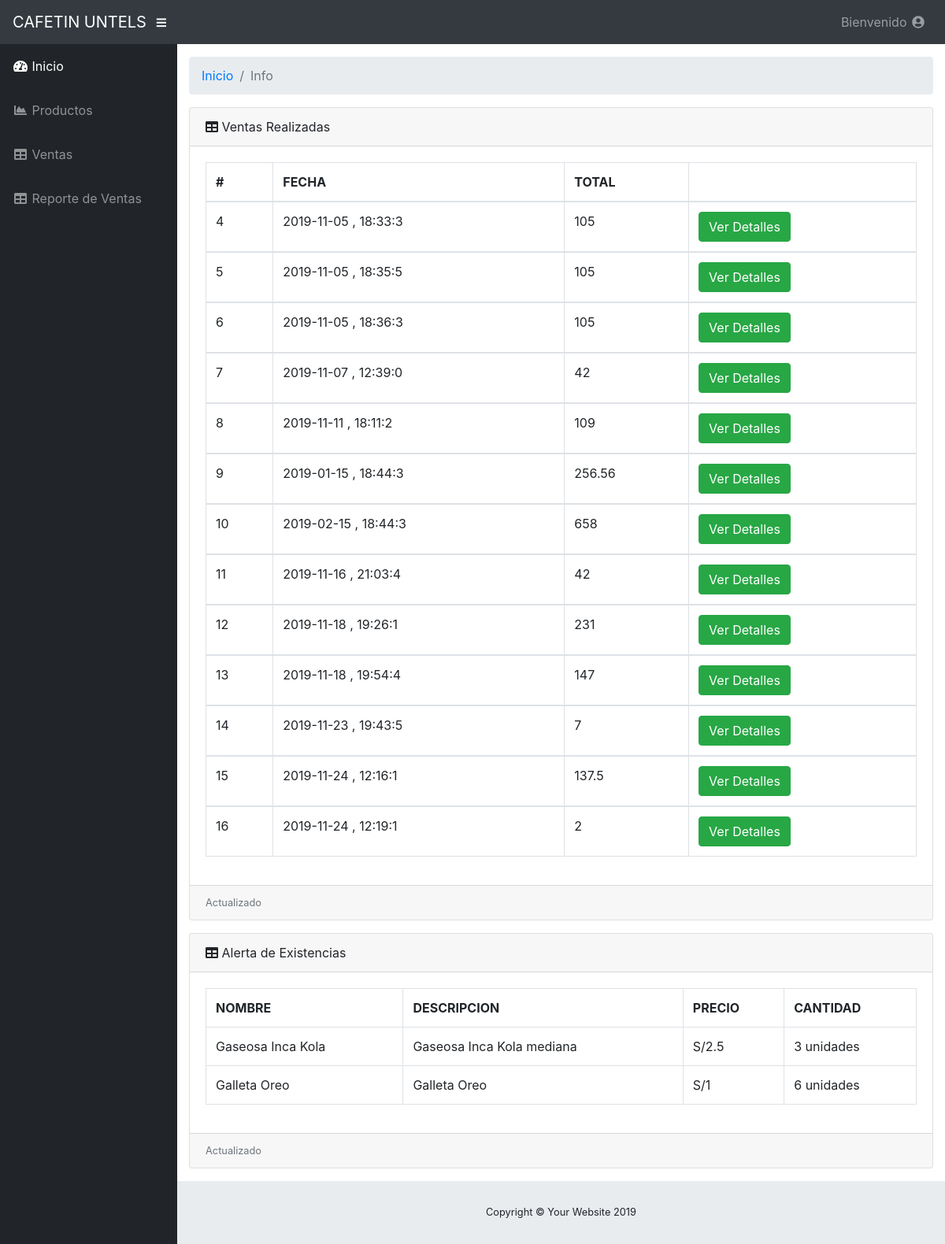
The app's page /cafetin/vistas/index.php with its own data.
### tables this page shows
CREATE TABLE `venta` (
  `idventa` int(11) NOT NULL,
  `fecha` varchar(20) NOT NULL,
  `total` double NOT NULL
);

CREATE TABLE `productos` (
  `idproducto` int(11) NOT NULL,
  `nombre_producto` varchar(50) NOT NULL,
  `descripcion` varchar(100) NOT NULL,
  `precio` double NOT NULL,
  `cantidad` int(11) NOT NULL,
  `estado` varchar(20) NOT NULL
);

### cafetin/modelo/conexion.php (called while the page is built, shortened)
<?php
class Conexion{
		private $conexion;
		function __construct(){
			$this->conexion = mysqli_connect("localhost","root","12345678","cafeteria");
		}
		public function getConexion(){
			return $this->conexion;
		}
}
?>

### cafetin/modelo/clventas.php (the view, shortened to what this page needs)
<?php
require_once "conexion.php";
class Venta{
	public function listarVentas(){
		$conexion = new Conexion();
		$sql = "select * from venta" ;
		$resultado = mysqli_query($conexion->getConexion(), $sql);
		echo "<table class='table table-bordered' width='100%' cellspacing='0' >
				<thead>
			  		<tr>
			  			<th>#</th>
			  			<th>FECHA</th>
			  			<th>TOTAL</th>
			  			<th></th>
			  		</tr>	";
		while ( $columna = mysqli_fetch_array($resultado)){
			echo   "<tbody>
						<tr>
							<td>".$columna[0]."</td>
							<td>".$columna[1]."</td>
							<td>".$columna[2]."</td>
							<td>
								<a href='detalles.php?id=".$columna[0]."' class='btn btn-success'>Ver Detalles</a>
							</td>
				    	</tr>
				    <tbody>";
		}
		echo "</table>";
	}
}
?>

### cafetin/vistas/index.php (shortened to what this page needs)
<?php
include "../modelo/clventas.php";
include "../modelo/clproductos.php";
$v = new Venta();
$p = new Producto();
?>
<!DOCTYPE html>
<html lang="en">
<head>
  <link href="../vendor/fontawesome-free/css/all.min.css" rel="stylesheet" type="text/css">
  <link href="../vendor/datatables/dataTables.bootstrap4.css" rel="stylesheet">
  <link href="../css/sb-admin.css" rel="stylesheet">
</head>
<body id="page-top">
  <nav class="navbar navbar-expand navbar-dark bg-dark static-top">
    <a class="navbar-brand mr-1" href="index.php">CAFETIN UNTELS</a>
    <button class="btn btn-link btn-sm text-white order-1 order-sm-0" id="sidebarToggle" href="#">
      <i class="fas fa-bars"></i>
    </button>
    <ul class="navbar-nav ml-auto ml-md-0">
      <li class="nav-item dropdown no-arrow mx-1">
        <a class="nav-link dropdown-toggle" href="#" id="messagesDropdown" role="button" data-toggle="dropdown" aria-haspopup="true" aria-expanded="false">
        </a>
      </li>
      <li class="nav-item dropdown no-arrow">
        <a class="nav-link dropdown-toggle" href="#" id="userDropdown" role="button" data-toggle="dropdown" aria-haspopup="true" aria-expanded="false">
          <?php echo "Bienvenido ". $_SESSION['nombre'] ?>
          <i class="fas fa-user-circle fa-fw"></i>
        </a>
      </li>
    </ul>
  </nav>
  <div id="wrapper">
    <ul class="sidebar navbar-nav">
      <li class="nav-item active">
        <a class="nav-link" href="index.php">
          <i class="fas fa-fw fa-tachometer-alt"></i>
          <span>Inicio</span>
        </a>
      </li>
      <li class="nav-item">
        <a class="nav-link" href="producto.php">
          <i class="fas fa-fw fa-chart-area"></i>
          <span>Productos</span></a>
      </li>
      <li class="nav-item">
        <a class="nav-link" href="venta.php">
          <i class="fas fa-fw fa-table"></i>
          <span>Ventas</span></a>
      </li>
      <li class="nav-item">
        <a class="nav-link" href="reporte.php">
          <i class="fas fa-fw fa-table"></i>
          <span>Reporte de Ventas</span></a>
      </li>
    </ul>
    <div id="content-wrapper">
      <div class="container-fluid">
        <ol class="breadcrumb">
          <li class="breadcrumb-item">
            <a href="#">Inicio</a>
          </li>
          <li class="breadcrumb-item active">Info</li>
        </ol>
        <div class="card mb-3">
          <div class="card-header">
            <i class="fas fa-table"></i>
            Ventas Realizadas</div>
          <div class="card-body">
            <div class="table-responsive">
              <?php
               $v->listarVentas();
              ?>
            </div>
          </div>
          <div class="card-footer small text-muted">Actualizado</div>
        </div>
        <div class="card mb-3">
          <div class="card-header">
            <i class="fas fa-table"></i>
            Alerta de Existencias</div>
          <div class="card-body">
            <div class="table-responsive">
              <?php
                $p->existenciaProducto();
              ?>
            </div>
          </div>
          <div class="card-footer small text-muted">Actualizado</div>
        </div>
      </div>
      <footer class="sticky-footer">
        <div class="container my-auto">
          <div class="copyright text-center my-auto">
            <span>Copyright © Your Website 2019</span>
          </div>
        </div>
      </footer>
    </div>
  </div>
</body>
</html>

### cafetin/modelo/clproductos.php (shortened to what this page needs)
<?php
require_once "conexion.php";
class Producto{
	public function existenciaProducto(){
		$conectar = new Conexion();
		$query = "select nombre_producto , descripcion , precio , cantidad from productos where cantidad < 10 and estado = 'Activo' ";
		$resultado = mysqli_query($conectar->getConexion(),$query);
		echo "<table class='table table-bordered' width='100%' cellspacing='0' >
			  <tr>
			  	<th>NOMBRE</th>
			  	<th>DESCRIPCION</th>
			  	<th>PRECIO</th>
			  	<th>CANTIDAD</th>
			  </tr>	";
		while ( $columna = mysqli_fetch_array($resultado) ){
			echo   "<tr>
						<td>".$columna[0]."</td>
						<td>".$columna[1]."</td>
						<td>S/".$columna[2]."</td>
						<td>".$columna[3]." unidades</td>
				    </tr>";
		}
		echo "</table>";
	}
}
?>

### records on screen
venta: idventa "4", fecha "2019-11-05 , 18:33:3", total "105"
venta: idventa "5", fecha "2019-11-05 , 18:35:5", total "105"
venta: idventa "6", fecha "2019-11-05 , 18:36:3", total "105"
venta: idventa "7", fecha "2019-11-07 , 12:39:0", total "42"
venta: idventa "8", fecha "2019-11-11 , 18:11:2", total "109"
venta: idventa "9", fecha "2019-01-15 , 18:44:3", total "256.56"
venta: idventa "10", fecha "2019-02-15 , 18:44:3", total "658"
venta: idventa "11", fecha "2019-11-16 , 21:03:4", total "42"
venta: idventa "12", fecha "2019-11-18 , 19:26:1", total "231"
venta: idventa "13", fecha "2019-11-18 , 19:54:4", total "147"
venta: idventa "14", fecha "2019-11-23 , 19:43:5", total "7"
venta: idventa "15", fecha "2019-11-24 , 12:16:1", total "137.5"
venta: idventa "16", fecha "2019-11-24 , 12:19:1", total "2"
productos: nombre_producto "Gaseosa Inca Kola", descripcion "Gaseosa Inca Kola mediana", precio "2.5", cantidad "3"
productos: nombre_producto "Galleta Oreo", descripcion "Galleta Oreo", precio "1", cantidad "6"
